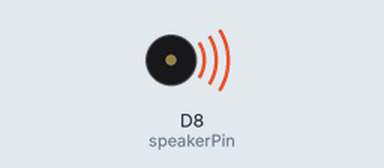
Simulated run of this sketch. Board: ESP8266 (NodeMCU). Parts: buzzer (waves = sounding, pin HIGH).

Above: at 0.02 s.
Timing chart, 0 to 3.0 s (numbered marks = the images above):
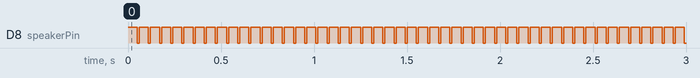

The sketch:

Modulbuzzerky-012.ino
```cpp
int speakerPin = D8;  // Mendefinisikan pin untuk speaker sebagai D8

void setup () {
  pinMode (speakerPin, OUTPUT);  // Mengatur pin speaker sebagai output
}

void loop () {
  analogWrite (speakerPin, 255);  // Mengirimkan sinyal PWM penuh ke speaker
  delay (50);                      // Menunda selama 50 milidetik (0.05 detik)
  analogWrite (speakerPin, 0);    // Mematikan suara dengan mengirimkan sinyal PWM 0
  delay (10);                      // Menunda selama 10 milidetik (0.01 detik)
}
```

Measured:
- by itself, D8 (speakerPin): alternates HIGH for 0.05 s and LOW for 0.01 s
